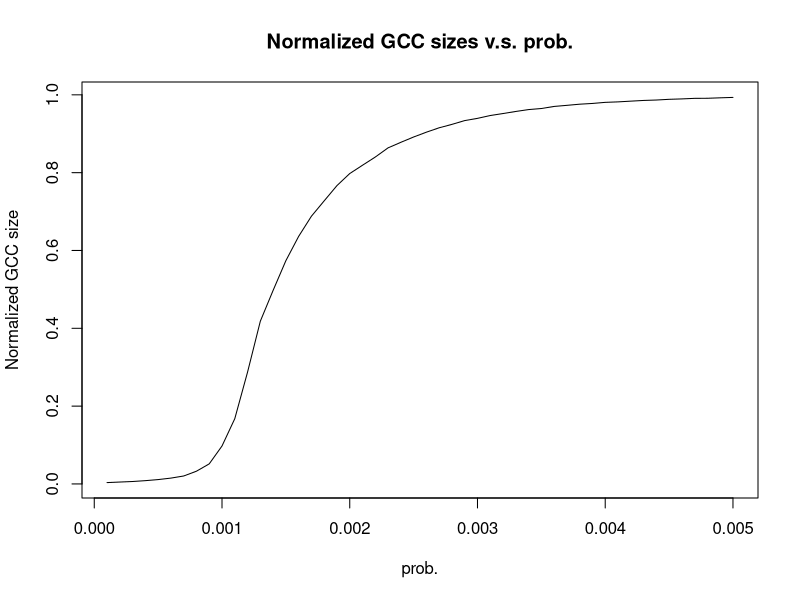

Source code (R):
library(igraph)
prob <- seq(0.0001,0.005,0.0001)
result <- c()
for (val in prob) {
  size <- 0
  for (iter in 1:100){
    g = erdos.renyi.game(1000, val, directed=F)
    g.components <- clusters(g)
    ix <- which.max(g.components$csize)
    g.giant <- induced.subgraph(g, which(g.components$membership == ix))
    size <- size + length(V(g.giant))/1000
  }
  result <- c(result,(size/100))
  print (result)
  print("====================================================")
}
plot(prob,result,type='l',main='Normalized GCC sizes v.s. prob.', xlab = 'prob.', ylab = 'Normalized GCC size')
